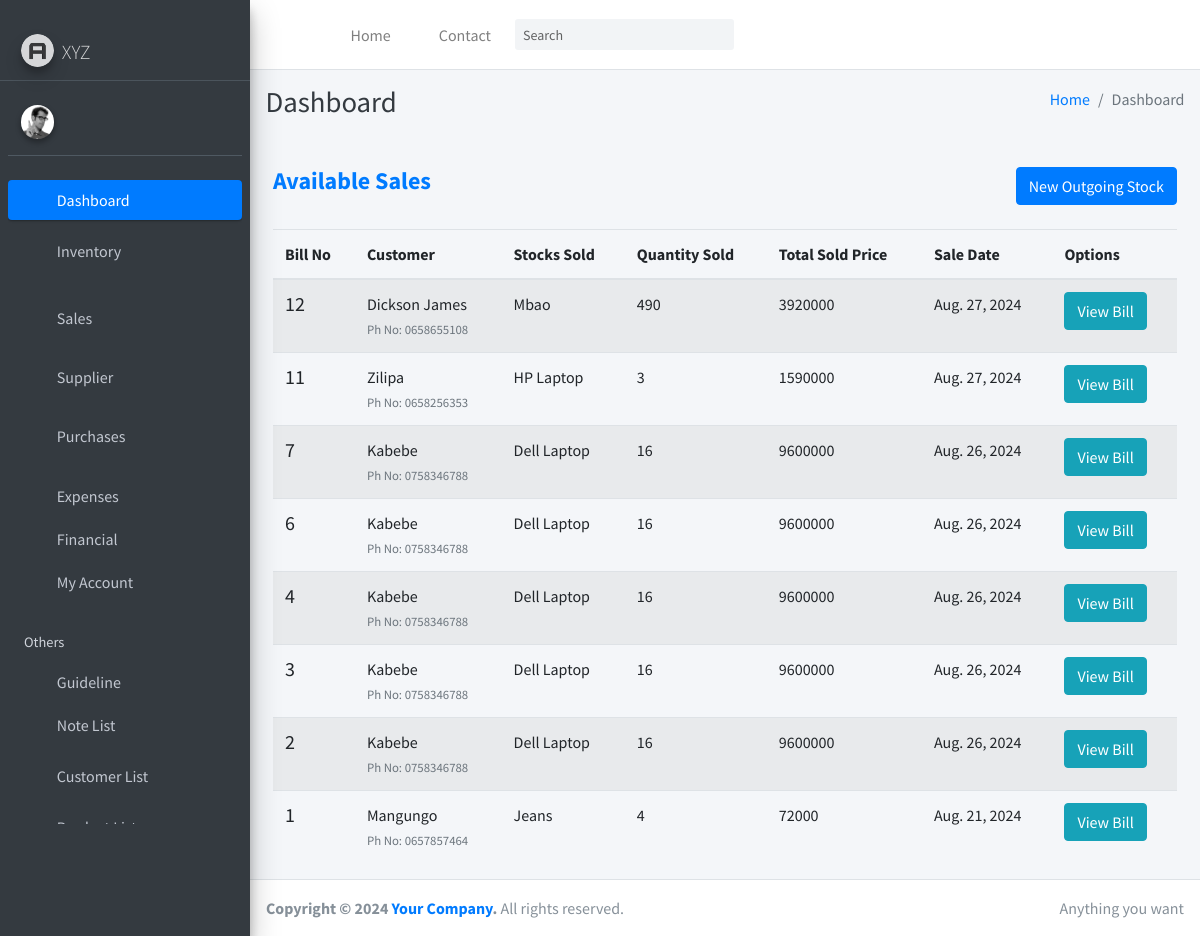
The page /transaction/sales/ on the database its author committed.
### transaction/models.py (models this page shows, shortened)
class SaleBill(models.Model):
    billno = models.AutoField(primary_key=True)
    time = models.DateTimeField(auto_now=True)
    name = models.CharField(max_length=150)
    phone = models.CharField(max_length=12)
    address = models.CharField(max_length=200)
    email = models.EmailField(max_length=254)
    gstin = models.CharField(max_length=15)
    def get_items_list(self):
        return SaleItem.objects.filter(billno=self)
    def get_total_price(self):
        saleitems = self.get_items_list()
        total = sum(item.totalprice for item in saleitems)
        return total

class SaleItem(models.Model):
    billno = models.ForeignKey(SaleBill, on_delete = models.CASCADE, related_name='salebillno')
    stock = models.ForeignKey(Stock, on_delete = models.CASCADE, related_name='saleitem')
    quantity = models.IntegerField(default=1)
    perprice = models.IntegerField(default=1)
    totalprice = models.IntegerField(default=1)

### inventory/models.py (models this page shows, shortened)
class Stock(models.Model):
    id = models.AutoField(primary_key=True)
    name = models.CharField(max_length=30, unique=True, verbose_name='Name')
    quantity = models.IntegerField(default=1)
    is_deleted = models.BooleanField(default=False)

### transaction/views.py (the view)
# urls.py: path('sales/', views.SaleView.as_view(), name='sales-list'),
class SaleView(ListView):
    model = SaleBill
    template_name = "sales/sales_list.html"
    context_object_name = 'bills'
    ordering = ['-time']
    paginate_by = 10

### transaction/templates/sales/sales_list.html (shortened to what this page needs)
{% extends "base.html" %}
{% load widget_tweaks %}
{% block content %}
    <div class="container mt-4">
        <div class="row mb-4">
            <div class="col-md-8">
                <h4 class="text-primary font-weight-bold">Available Sales</h4>
            </div>
            <div class="col-md-4 text-md-right">
                <a class="btn btn-primary" href="{% url 'transaction:new-sale' %}">New Outgoing Stock</a>
            </div>
        </div>
        {% if bills %}
            <table class="table table-striped">
                <thead class="thead-secondary">
                    <tr>
                        <th scope="col">Bill No</th>
                        <th scope="col">Customer</th>
                        <th scope="col">Stocks Sold</th>
                        <th scope="col">Quantity Sold</th>
                        <th scope="col">Total Sold Price</th>
                        <th scope="col">Sale Date</th>
                        <th scope="col">Options</th>
                    </tr>
                </thead>
                <tbody>
                    {% for sale in bills %}
                        <tr>
                            <td><h5>{{ sale.billno }}</h5></td>
                            <td>
                                {{ sale.name }}<br>
                                <small class="text-muted">Ph No: {{ sale.phone }}</small>
                            </td>
                            <td>
                                {% for item in sale.get_items_list %}
                                    {{ item.stock.name }}<br>
                                {% endfor %}
                            </td>
                            <td>
                                {% for item in sale.get_items_list %}
                                    {{ item.quantity }}<br>
                                {% endfor %}
                            </td>
                            <td>{{ sale.get_total_price }}</td>
                            <td>{{ sale.time.date }}</td>
                            <td>
                                <a href="{% url 'transaction:sale-bill' sale.billno %}" class="btn btn-info">View Bill</a>
                            </td>
                        </tr>
                    {% endfor %}
                </tbody>
            </table>
        {% else %}
            <div class="text-center mt-5">
                <h4 class="text-danger font-weight-bold">Oops!!! No sales available.</h4>
            </div>
        {% endif %}
    </div>
{% endblock content %}

### rows shown on the page
SaleBill: billno "12", name "Dickson James", phone "0658655108", get_total_price "3920000", time "Aug. 27, 2024"
SaleItem: stock.name "Mbao", quantity "490"
SaleBill: billno "11", name "Zilipa", phone "0658256353", get_total_price "1590000", time "Aug. 27, 2024"
SaleItem: stock.name "HP Laptop", quantity "3"
SaleBill: billno "7", name "Kabebe", phone "0758346788", get_total_price "9600000", time "Aug. 26, 2024"
SaleItem: stock.name "Dell Laptop", quantity "16"
SaleBill: billno "6", name "Kabebe", phone "0758346788", get_total_price "9600000", time "Aug. 26, 2024"
SaleItem: stock.name "Dell Laptop", quantity "16"
SaleBill: billno "4", name "Kabebe", phone "0758346788", get_total_price "9600000", time "Aug. 26, 2024"
SaleItem: stock.name "Dell Laptop", quantity "16"
SaleBill: billno "3", name "Kabebe", phone "0758346788", get_total_price "9600000", time "Aug. 26, 2024"
SaleItem: stock.name "Dell Laptop", quantity "16"
SaleBill: billno "2", name "Kabebe", phone "0758346788", get_total_price "9600000", time "Aug. 26, 2024"
SaleItem: stock.name "Dell Laptop", quantity "16"
SaleBill: billno "1", name "Mangungo", phone "0657857464", get_total_price "72000", time "Aug. 21, 2024"
SaleItem: stock.name "Jeans", quantity "4"
